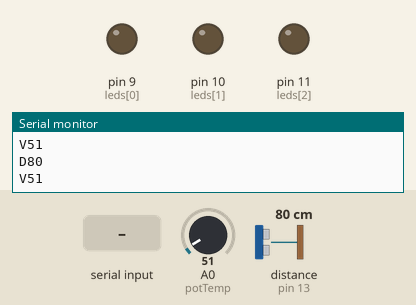
The sketch below on a simulated Arduino Uno, built with avr-gcc and run on an emulated ATmega328P. Shown: output pins drawn as LEDs (lit = HIGH), the last lines printed to the serial monitor. Wiring (inferred from the names in the program): ultrasonic range finder: trigger pin 12; echo pin 13. Inputs (shaded band) come from the test bench; at power-on: A0 (potTemp) = 51, distance to the obstacle (sensor on pin 13) 80 cm. The echo pulse lasts 58.3 µs per cm; pins used as bus, display or sensor lines are not drawn.

Above: at 1.2 s.
1.3 s: "90,45\n" received over Serial
At 2.3 s:
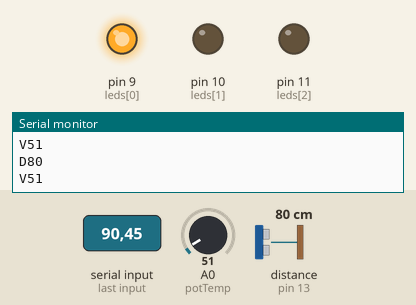
2.8 s: "5\n" received over Serial
At 4.0 s:
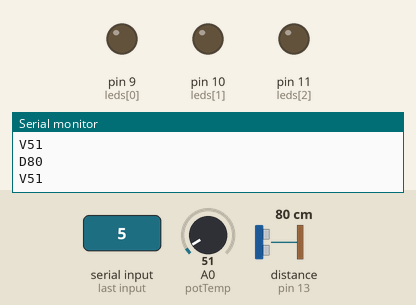
4.3 s: "30,150\n" received over Serial
At 5.0 s:
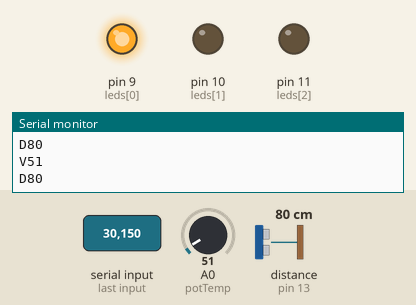
Timing chart, 0 to 7.3 s (numbered marks = the images above; inputs shaded):
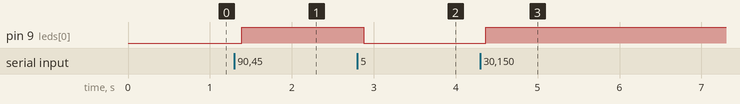

Measured:
- after the input at 1.3 s, pin 9 (leds[0]): LOW → HIGH after 0.09 s
- after the input at 2.8 s, pin 9 (leds[0]): HIGH → LOW after 0.08 s
- after the input at 4.3 s, pin 9 (leds[0]): LOW → HIGH after 0.07 s

The sketch:

ArduinoProyIntegrador.ino
```cpp
//para decision
int leds[3] = {9, 10, 11};

//para ultrasonico - distancia
int Pin_echo = 13;
int Pin_trig = 12;

//para velocidad
int potTemp = A0;

void setup() {
  Serial.begin (9600);
  Serial.setTimeout(10);

  //Ultrasonico
  pinMode(Pin_trig, OUTPUT);
  pinMode(Pin_echo, INPUT);

  for(int i = 0; i<3; i++){
    pinMode(leds[i], OUTPUT);
  }
}

 int pulso, cm;
 int  decision;
 int valor;
void loop() {
  digitalWrite(Pin_trig, LOW);
  delayMicroseconds(2);
  digitalWrite(Pin_trig, HIGH);
  delayMicroseconds(10);
  digitalWrite(Pin_trig, LOW);

  pulso = pulseIn(Pin_echo, HIGH); //Medición del ancho de pulso recibido en el pin Echo
  cm = pulso / 29 / 2;             // Convertimos ese pulso en una distancia y a cm

  Serial.println("D" + String(cm));

  valor = analogRead(potTemp);
  Serial.println("V" + String(valor));

  if(Serial.available()>0){
    decision = Serial.readString().toInt();
    if (decision>10){
      decision = decision%10;
    }
    Serial.println(decision);
    for(int i = 0; i<3; i++){
      digitalWrite(leds[i], LOW);
  }
    digitalWrite(leds[decision], HIGH);
  }

  delay(100);
}
```
